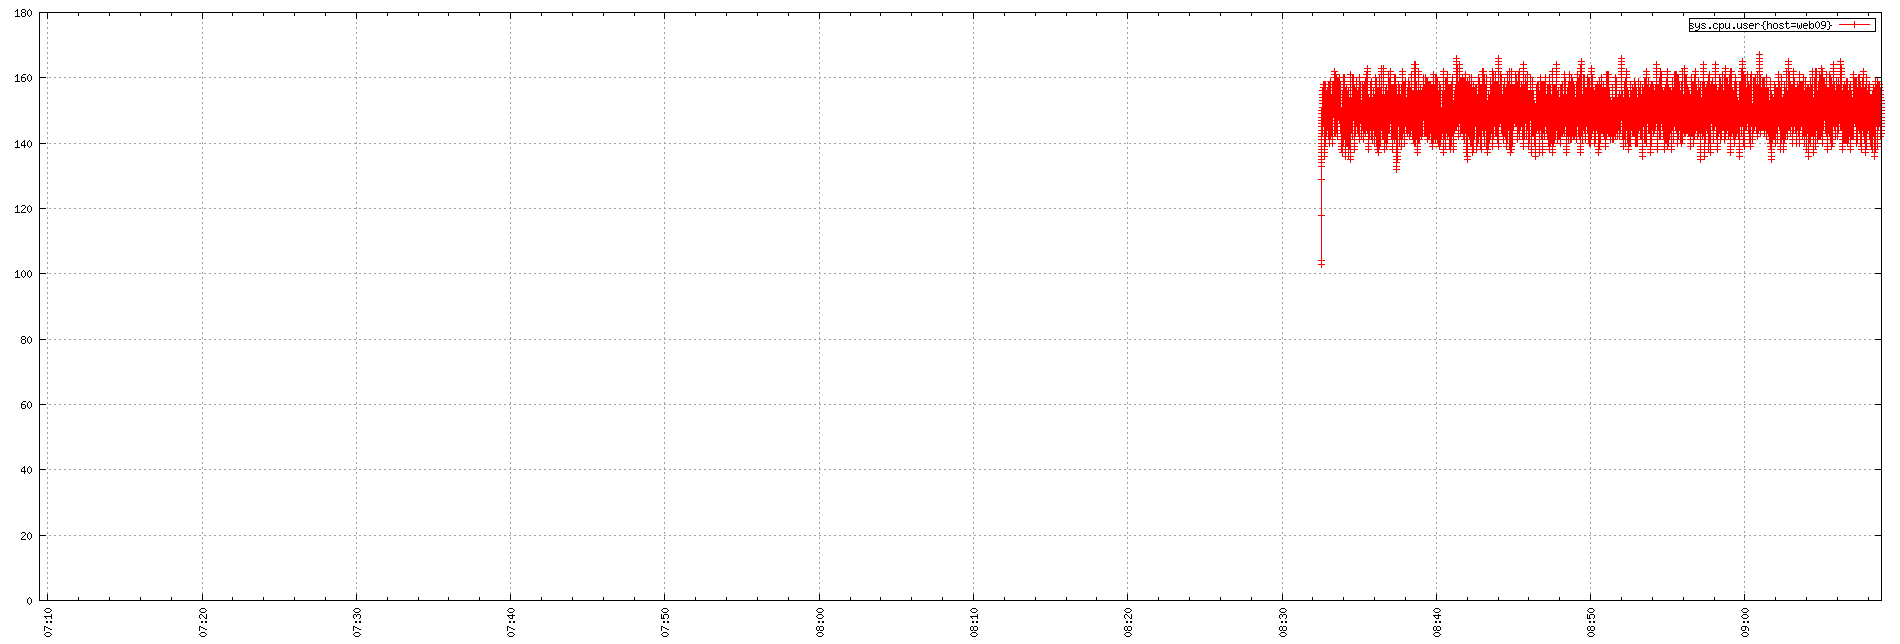

The script that saved this image:
set term png small size 1900,644
set xdata time
set timefmt "%s"
if (GPVAL_VERSION < 4.6) set xtics rotate; else set xtics rotate right
set output "${TMPDIR-'tmp'}/tsd/2089e606.png"
set xrange ["1673766568":"1673773731"]
set format x "%H:%M"
set grid
set style data linespoint
set key right box
set yrange [0:]
plot  "${TMPDIR-'tmp'}/tsd/2089e606_0.dat" using 1:2 title "sys.cpu.user{host=web09}"
